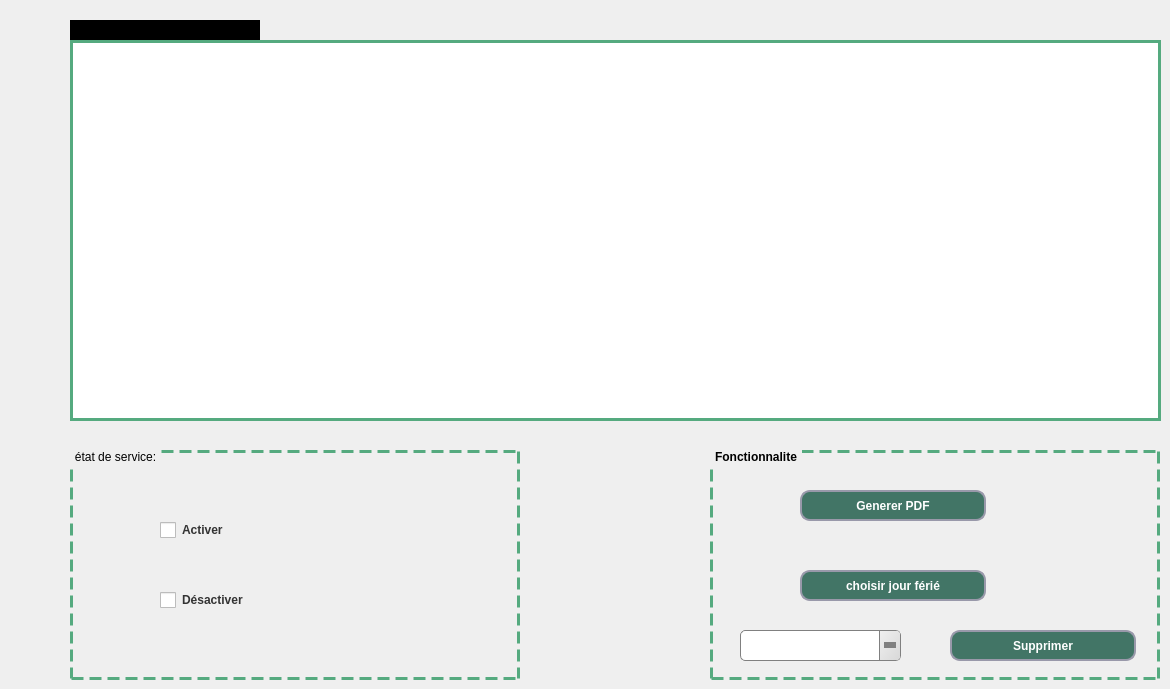
     <widget class="QWidget" name="tab_5">
      <attribute name="title">
       <string>Entrentien</string>
      </attribute>
      <widget class="QGroupBox" name="groupBox_2">
       <property name="geometry">
        <rect>
         <x>70</x>
         <y>450</y>
         <width>450</width>
         <height>230</height>
        </rect>
       </property>
       <property name="styleSheet">
        <string notr="true">QGroupBox {
    border: 3px dashed rgb(85, 170, 127);
    margin-top: 1ex; /* leave space at the top for the title */
font: 10pt &quot;MS Shell Dlg 2&quot;;
}

QGroupBox::title {
    subcontrol-origin: margin;
    padding: 0 3px;
}</string>
       </property>
       <property name="title">
        <string>état de service:</string>
       </property>
       <widget class="QCheckBox" name="checkBox">
        <property name="geometry">
         <rect>
          <x>70</x>
          <y>70</y>
          <width>150</width>
          <height>20</height>
         </rect>
        </property>
        <property name="styleSheet">
         <string notr="true">QCheckBox {
    color: #333;
    font-weight: bold;
    padding-left: 20px;
}

QCheckBox::indicator {
    width: 16px;
    height: 16px;
}


</string>
        </property>
        <property name="text">
         <string>Activer</string>
        </property>
       </widget>
       <widget class="QCheckBox" name="checkBox_2">
        <property name="geometry">
         <rect>
          <x>70</x>
          <y>140</y>
          <width>150</width>
          <height>20</height>
         </rect>
        </property>
        <property name="styleSheet">
         <string notr="true">QCheckBox {
    color: #333;
    font-weight: bold;
    padding-left: 20px;
}

QCheckBox::indicator {
    width: 16px;
    height: 16px;
}

</string>
        </property>
        <property name="text">
         <string>Désactiver</string>
        </property>
       </widget>
      </widget>
      <widget class="QLabel" name="label_12">
       <property name="geometry">
        <rect>
         <x>70</x>
         <y>20</y>
         <width>190</width>
         <height>20</height>
        </rect>
       </property>
       <property name="styleSheet">
        <string notr="true">QLabel {
	font: 12pt &quot;MS Shell Dlg 2&quot;;
    color: black;
    background-color: black;
    font-weight: bold;
}
</string>
       </property>
       <property name="text">
        <string>Service récent :</string>
       </property>
      </widget>
      <widget class="QLabel" name="label_16">
       <property name="geometry">
        <rect>
         <x>1020</x>
         <y>9</y>
         <width>141</width>
         <height>31</height>
        </rect>
       </property>
       <property name="text">
        <string/>
       </property>
       <property name="pixmap">
        <pixmap>../../../../Downloads/331307335_580804193677575_966179827642562636_n.png</pixmap>
       </property>
       <property name="scaledContents">
        <bool>true</bool>
       </property>
      </widget>
      <widget class="QGroupBox" name="groupBox_7">
       <property name="geometry">
        <rect>
         <x>710</x>
         <y>450</y>
         <width>450</width>
         <height>230</height>
        </rect>
       </property>
       <property name="styleSheet">
        <string notr="true">QGroupBox {
    border: 3px dashed rgb(85, 170, 127);
    margin-top: 1ex; /* leave space at the top for the title */
font: 75 9pt &quot;MS Shell Dlg 2&quot;;
font-weight: bold;
}

QGroupBox::title {
    subcontrol-origin: margin;
    padding: 0 3px;
}</string>
       </property>
       <property name="title">
        <string>Fonctionnalite</string>
       </property>
       <widget class="QPushButton" name="pushButton_5">
        <property name="geometry">
         <rect>
          <x>90</x>
          <y>40</y>
          <width>186</width>
          <height>31</height>
         </rect>
        </property>
        <property name="font">
         <font>
          <pointsize>9</pointsize>
          <weight>75</weight>
          <bold>true</bold>
         </font>
        </property>
        <property name="styleSheet">
         <string notr="true">QPushButton{
 background: rgb(66, 117, 102);
border-radius:10px;
border-style:solid;
border-width:2px;
border-color:#9999aa;
color:white;
}
QPushButton:enabled{
 background-color: rgb(66, 117, 102);
color:white;
}

QPushButton:pressed{
 background-color: qlineargradient(spread:pad, x1:0.5, y1:0.0342727, x2:0.5, y2:1, stop:0 rgba(0, 255, 255, 255), stop:1 rgba(255, 255, 255, 255));
color:#fffffe;
}

QPushButton:hover:!pressed{
 background-color:   rgb(221,222,217);
color:#0c2f70;
}

QPushButton:disabled{
background-color:rgb(66, 117, 102);
color:#ffffff;
}</string>
        </property>
        <property name="text">
         <string>Generer PDF</string>
        </property>
       </widget>
       <widget class="QLabel" name="label_18">
        <property name="geometry">
         <rect>
          <x>20</x>
          <y>30</y>
          <width>51</width>
          <height>51</height>
         </rect>
        </property>
        <property name="text">
         <string/>
        </property>
        <property name="pixmap">
         <pixmap>../../../../Downloads/331585408_556456159849722_8965214278401908655_n (1).png</pixmap>
        </property>
        <property name="scaledContents">
         <bool>true</bool>
        </property>
       </widget>
       <widget class="QPushButton" name="pushButton_9">
        <property name="geometry">
         <rect>
          <x>90</x>
          <y>120</y>
          <width>186</width>
          <height>31</height>
         </rect>
        </property>
        <property name="font">
         <font>
          <pointsize>9</pointsize>
          <weight>75</weight>
          <bold>true</bold>
         </font>
        </property>
        <property name="styleSheet">
         <string notr="true">QPushButton{
 background: rgb(66, 117, 102);
border-radius:10px;
border-style:solid;
border-width:2px;
border-color:#9999aa;
color:white;
}
QPushButton:enabled{
 background-color: rgb(66, 117, 102);
color:white;
}

QPushButton:pressed{
 background-color: qlineargradient(spread:pad, x1:0.5, y1:0.0342727, x2:0.5, y2:1, stop:0 rgba(0, 255, 255, 255), stop:1 rgba(255, 255, 255, 255));
color:#fffffe;
}

QPushButton:hover:!pressed{
 background-color:   rgb(221,222,217);
color:#0c2f70;
}

QPushButton:disabled{
background-color:rgb(66, 117, 102);
color:#ffffff;
}</string>
        </property>
        <property name="text">
         <string>choisir jour férié</string>
        </property>
       </widget>
       <widget class="QLabel" name="label_22">
        <property name="geometry">
         <rect>
          <x>20</x>
          <y>110</y>
          <width>51</width>
          <height>51</height>
         </rect>
        </property>
        <property name="text">
         <string/>
        </property>
        <property name="pixmap">
         <pixmap>../../../../Downloads/calendar (1).png</pixmap>
        </property>
        <property name="scaledContents">
         <bool>true</bool>
        </property>
       </widget>
       <widget class="QPushButton" name="pushButton_28">
        <property name="geometry">
         <rect>
          <x>240</x>
          <y>180</y>
          <width>186</width>
          <height>31</height>
         </rect>
        </property>
        <property name="font">
         <font>
          <pointsize>9</pointsize>
          <weight>75</weight>
          <bold>true</bold>
         </font>
        </property>
        <property name="styleSheet">
         <string notr="true">QPushButton{
 background: rgb(66, 117, 102);
border-radius:10px;
border-style:solid;
border-width:2px;
border-color:#9999aa;
color:white;
}
QPushButton:enabled{
 background-color: rgb(66, 117, 102);
color:white;
}

QPushButton:pressed{
 background-color: qlineargradient(spread:pad, x1:0.5, y1:0.0342727, x2:0.5, y2:1, stop:0 rgba(0, 255, 255, 255), stop:1 rgba(255, 255, 255, 255));
color:#fffffe;
}

QPushButton:hover:!pressed{
 background-color:   rgb(221,222,217);
color:#0c2f70;
}

QPushButton:disabled{
background-color:rgb(66, 117, 102);
color:#ffffff;
}</string>
        </property>
        <property name="text">
         <string>Supprimer</string>
        </property>
       </widget>
       <widget class="QComboBox" name="ComboBox_type_sr_10">
        <property name="geometry">
         <rect>
          <x>30</x>
          <y>180</y>
          <width>161</width>
          <height>31</height>
         </rect>
        </property>
        <property name="styleSheet">
         <string notr="true">QComboBox {
    background: qlineargradient(x1:0, y1:0, x2:1, y2:0,
        stop:0 #E1E1E1, stop: 0.4 #DDDDDD,
        stop: 0.5 #D8D8D8, stop: 1.0 #D3D3D3);
    border: 1px solid gray;
    border-radius: 5px;
    padding: 1px 18px 1px 3px;
}
QComboBox::down-arrow {
    width: 0;
    height: 0;
    border-style: solid;
    border-width: 6px 6px 0 6px;
    border-color: gray transparent transparent transparent;
}
QComboBox::drop-down {
    subcontrol-origin: padding;
    subcontrol-position: top right;
    width: 20px;
    border-left-width: 1px;
    border-left-color: gray;
    border-left-style: solid;
    border-top-right-radius: 3px;
    border-bottom-right-radius: 3px;
    background: qlineargradient(x1: 0, y1: 0, x2: 1, y2: 1, stop: 0 #f0f0f0, stop: 1 #d8d8d8);

}
QComboBox::hover {
    background: #d0d0d0;
}

QComboBox::pressed {
    background: #c8c8c8;
}</string>
        </property>
       </widget>
      </widget>
      <widget class="QTableView" name="tab_recent_entretien">
       <property name="geometry">
        <rect>
         <x>70</x>
         <y>40</y>
         <width>1091</width>
         <height>381</height>
        </rect>
       </property>
       <property name="styleSheet">
        <string notr="true">QHeaderView::section {
	font: 75 9pt &quot;MS Shell Dlg 2&quot;;
font-weight: bold;
	color:rgb(66,117,102);
    padding: 4px;
    border-style: solid ;
    border-bottom: 2px solid rgb(85, 170, 127) ;
    border-right: 2px solid rgb(85, 170, 127) ;
}
QScrollBar:horizontal {
    border: 2px solid grey;
    background: #3f7265;
    height: 15px;
    margin: 0px 20px 0 20px;
}
QScrollBar::handle:horizontal {
    background:rgb(238, 238, 238);
    min-width: 20px;
}
QScrollBar::add-line:horizontal {
    border: 2px solid grey;
    background: #3f7265;
    width: 20px;
    subcontrol-position: right;
    subcontrol-origin: margin;
}

QScrollBar::sub-line:horizontal {
    border: 2px solid grey;
    background: #3f7265;
    width: 20px;
    subcontrol-position: left;
    subcontrol-origin: margin;
}
QTableView {
    border: 3px solid rgb(85, 170, 127);
    inner-border: 3px dashed rgb(85, 170, 127);
    margin-top: 1ex; /* leave space at the top for the title */
font: 10pt &quot;MS Shell Dlg 2&quot;;
}</string>
       </property>
      </widget>
     </widget>
